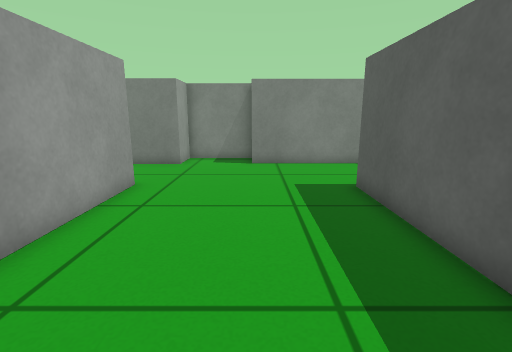
View 1 (above)

19 first-person views from a walk through a world built for the Gazebo simulator. The camera is 0.57 m above the floor, tilts 12° down and sees 85° across. The floor is counted in squares, 0.25 m on a side. Each view is taken from the middle of a square. On the plan, view 1 faces up. The plan holds only what a view shows up to about 17 squares ahead; the rest is blank. The place goes on beyond the plan. Robots are left out.

View 2
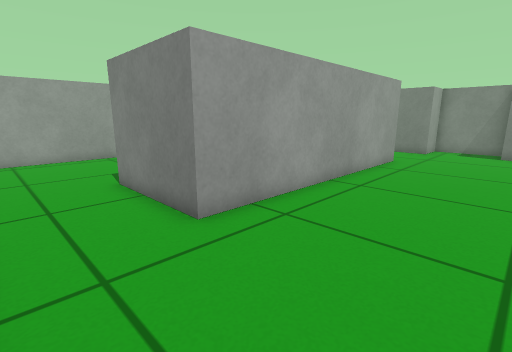

View 3
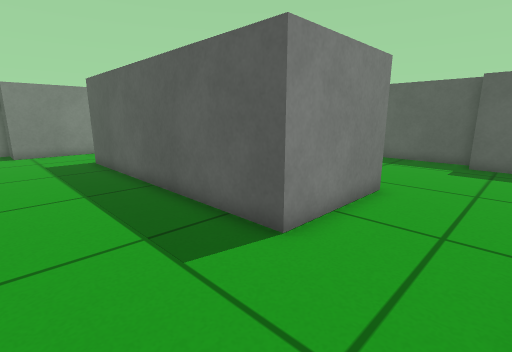

View 4
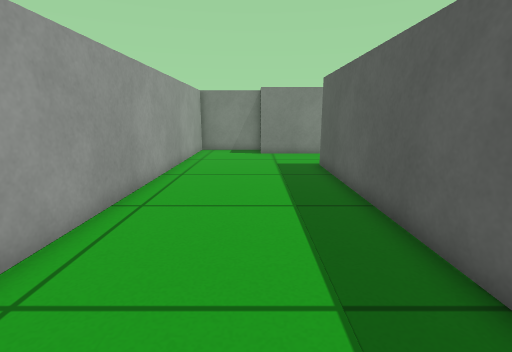

View 5
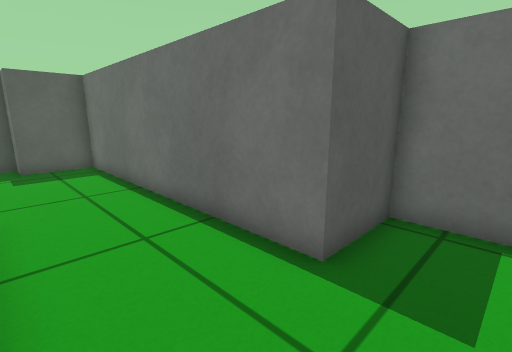

View 6
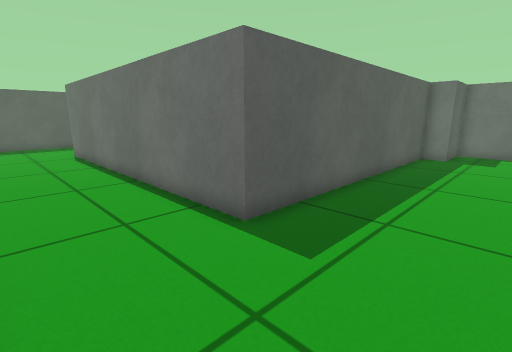

View 7
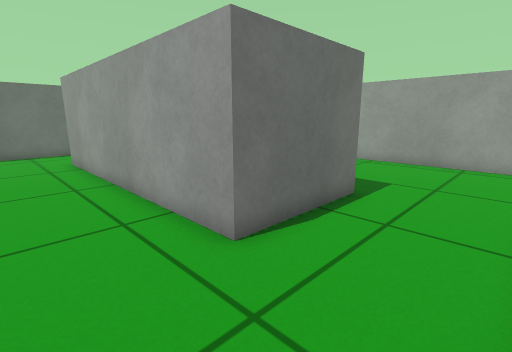

View 8
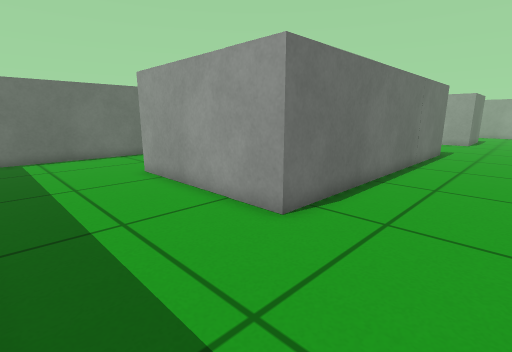

View 9
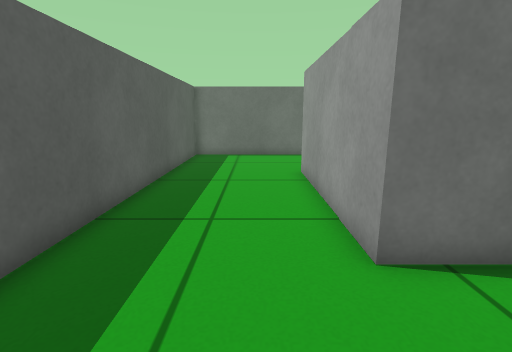

View 10
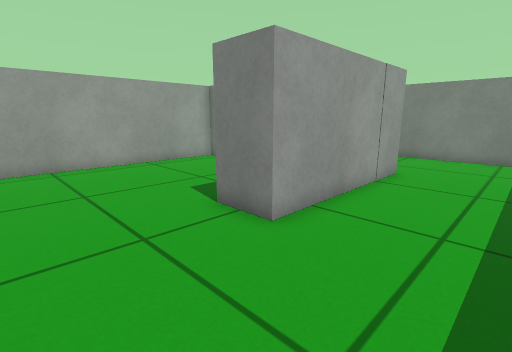

View 11
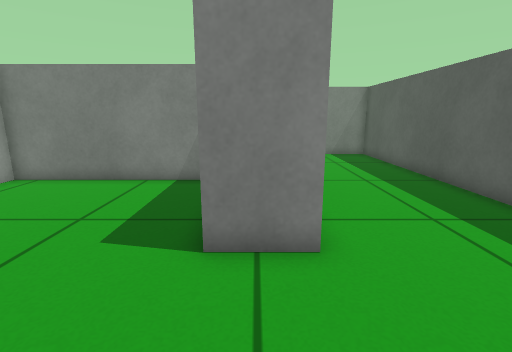

View 12
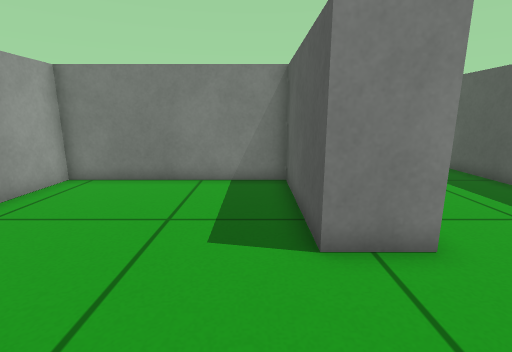

View 13
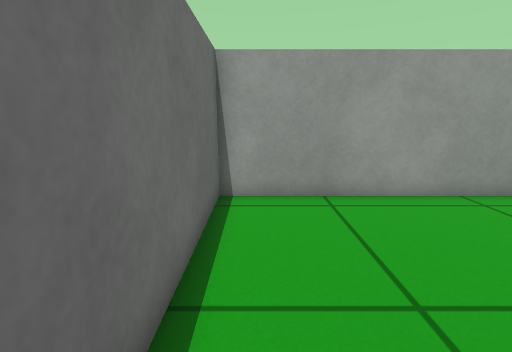

View 14
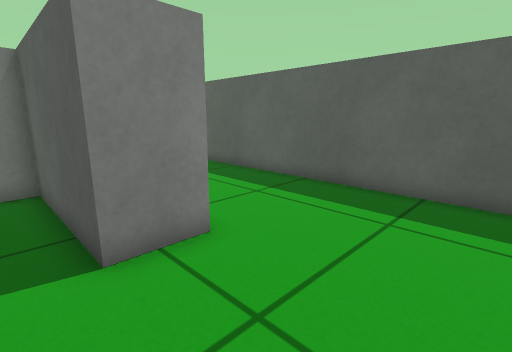

View 15
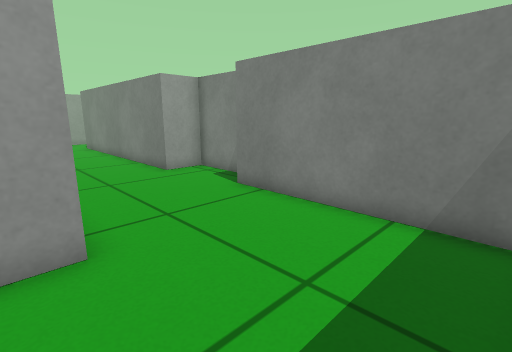

View 16
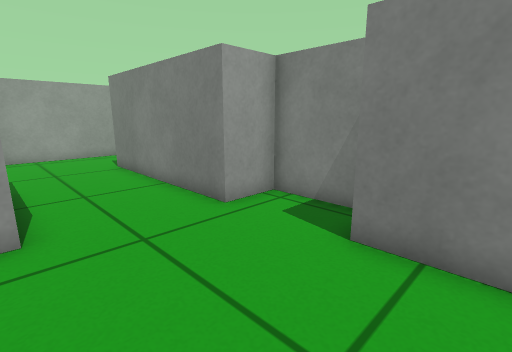

View 17
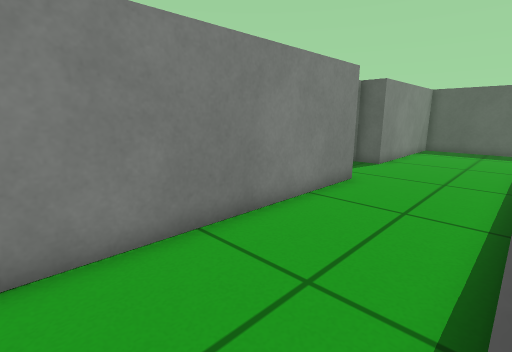

View 18
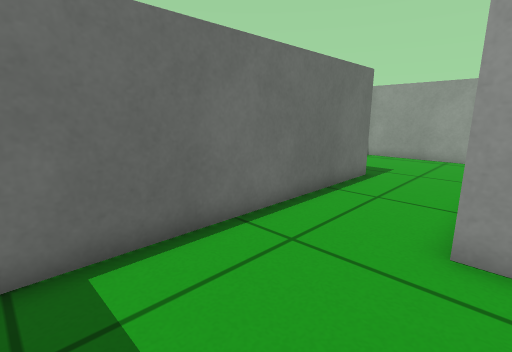

View 19
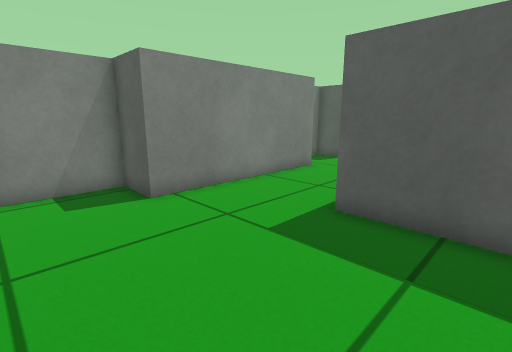

### Floor plan
Key: @ floor where view 1 was taken; # wall or solid block; . floor; B grey box.
Columns run from 16 left of view 1 to 24 right of it. Each row starts with its distance up from view 1.
 16  ####       #####           #####
 15 #   B       B   B           B   B
 14 #...BBBBBBBBB...BBBBBBBBBBBBB...BBBBBBBBB
 13 #.......................................B
 12 #.......................................B
 11 #.......................................B
 10 #.......................................B
  9 #......BBBBBB......BBBBBBBBBBBBBBBB.....B
  8 #......B    B......B              B.....B
  7 #......B    B......B    BBBBBBBBB B.....B
  6 #......B    B......B    B.......B B.....B
  5 #......B    B......B    B.......B B.....B
  4 #......B    B......B    B.......B B.....B
  3 #......B    B......B    B.......B B.....B
  2 #......B    B......B    B.......B B.....B
  1 #......B    B......B    B.......BBB.....B
  0 #......B    B...@..B    B...............B
 -1 #......B    B......B    B...............B
 -2 #......B    B......B    B...............B
 -3 #......BBBBBB......B    B...............B
 -4 #.................##    ################B
 -5 #.................#
 -6 #.................#
 -7 #.....BBBBBBBBBBBBB
 -8 #.....B
 -9 #     B
-10     ###

Positions as (right, up) in squares from view 1, and headings:
1: (0, 0), facing up
2: (1, -6), facing up-left
3: (-13, -6), facing up-right
4: (-12, -4), facing up
5: (-12, -3), facing down-right
6: (-1, 13), facing down-right
7: (-1, 13), facing down-left
8: (23, 13), facing down-left
9: (20, 13), facing down
10: (22, -3), facing up-left
11: (17, -3), facing up
12: (15, -3), facing up
13: (16, -3), facing left
14: (15, -3), facing up-right
15: (23, 8), facing up-left
16: (2, 9), facing up-left
17: (2, 9), facing up-right
18: (1, -2), facing down-left
19: (-15, 6), facing up-right
